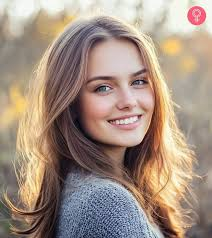
#> input picture practical/faces.jpeg, 212 x 238 px
$ python 'pr14 Detect human faces from an image or camera feed using OpenCV'"'"'s pre-trained Haar cascades.py'
#> lines starting #> are read from the running program, lines starting #| are printed output that depends on the picture; after the words box and inside, x2 and y2 are one past the last pixel; in counts of white or black regions, pixels touching at a corner belong together
"""
AI Practical-14.py
Detect human faces from an image or camera feed using OpenCV's pre-trained Haar cascades.

Run this command before executing the program: pip install opencv-python
Make sure you have the image (faces.jpeg) in the same folder as your script.

"""

import cv2
face_cascade = cv2.CascadeClassifier(cv2.data.haarcascades + 'haarcascade_frontalface_default.xml')
img = cv2.imread('faces.jpeg')
#> img is the input picture: shape (238, 212, 3); mean B, G, R 130.6, 144.5, 163.7
gray = cv2.cvtColor(img, cv2.COLOR_BGR2GRAY)
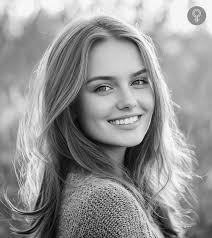
#> gray: shape (238, 212); min 1, max 254, mean 148.7
faces = face_cascade.detectMultiScale(gray, 1.3, 5)
#> faces = [[74, 47, 97, 97]]

for (x, y, w, h) in faces:
    cv2.rectangle(img, (x, y), (x+w, y+h), (255, 0, 0), 2)
#> this loop made 1 pass
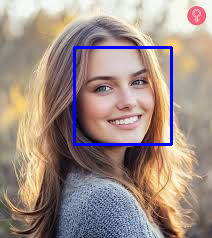
#> img: shape (238, 212, 3); 2.3% of pixels changed, all inside (x1, y1, x2, y2) = (73, 46, 173, 146)
cv2.imshow('faces', img)
cv2.waitKey(0)
cv2.destroyAllWindows()

#  The program opens a window showing the image "faces.jpeg" with rectangles drawn around detected faces.
